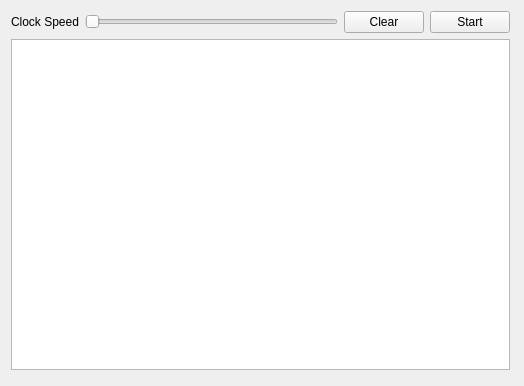
<?xml version="1.0" encoding="UTF-8"?>
<ui version="4.0">
 <class>GameOfLife</class>
 <widget class="QWidget" name="GameOfLife">
  <property name="geometry">
   <rect>
    <x>0</x>
    <y>0</y>
    <width>524</width>
    <height>386</height>
   </rect>
  </property>
  <property name="sizePolicy">
   <sizepolicy hsizetype="Preferred" vsizetype="Preferred">
    <horstretch>1</horstretch>
    <verstretch>0</verstretch>
   </sizepolicy>
  </property>
  <property name="windowTitle">
   <string>Game Of Life</string>
  </property>
  <widget class="QWidget" name="">
   <property name="geometry">
    <rect>
     <x>0</x>
     <y>0</y>
     <width>521</width>
     <height>381</height>
    </rect>
   </property>
   <layout class="QVBoxLayout" name="verticalLayout">
    <item>
     <layout class="QHBoxLayout" name="horizontalLayout">
      <item>
       <widget class="QLabel" name="clockLabel">
        <property name="text">
         <string>Clock Speed</string>
        </property>
       </widget>
      </item>
      <item>
       <widget class="QSlider" name="clockSlider">
        <property name="orientation">
         <enum>Qt::Horizontal</enum>
        </property>
       </widget>
      </item>
      <item>
       <widget class="QPushButton" name="clearButton">
        <property name="text">
         <string>Clear</string>
        </property>
       </widget>
      </item>
      <item>
       <widget class="QPushButton" name="startStopButton">
        <property name="text">
         <string>Start</string>
        </property>
       </widget>
      </item>
     </layout>
    </item>
    <item>
     <widget class="QGraphicsView" name="view"/>
    </item>
   </layout>
  </widget>
 </widget>
 <layoutdefault spacing="6" margin="11"/>
 <resources/>
 <connections/>
</ui>
